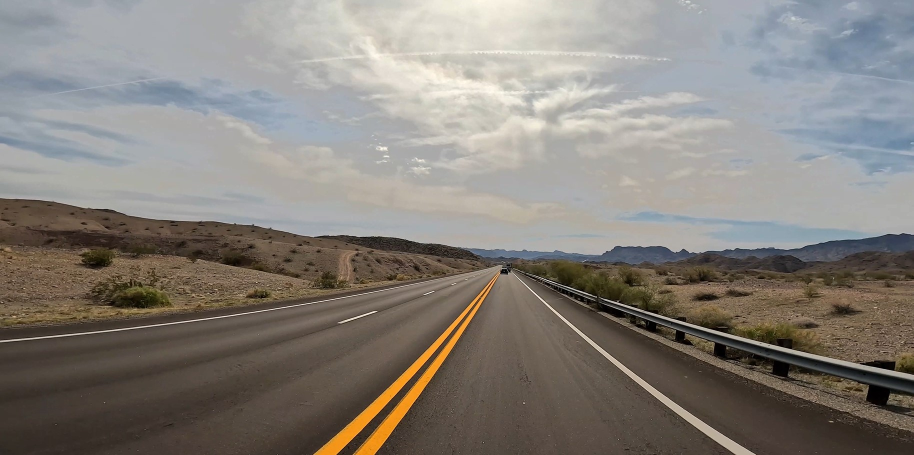
#> input picture lane-detecting/image2.jpg, 1827 x 910 px (shown at 1/2 size)
$ python CordinateCheck.py
#> lines starting #> are read from the running program, lines starting #| are printed output that depends on the picture; after the words box and inside, x2 and y2 are one past the last pixel; in counts of white or black regions, pixels touching at a corner belong together
import cv2
import matplotlib.pyplot as plt
import numpy as np

def canny(image):
    # Convert the image to grayscale
    gray = cv2.cvtColor(image, cv2.COLOR_RGB2GRAY)
    blur = cv2.GaussianBlur(gray, (5, 5), 0)

    # Apply Canny edge detection
    canny = cv2.Canny(blur, 50, 150)
    return canny

# Load the image
width=1279
height=704
image_path = "image2.jpg"
image = cv2.imread(image_path)
#> image is the input picture: shape (910, 1827, 3); mean B, G, R 122.3, 128.5, 133.7
img=cv2.resize(image,(width,height))
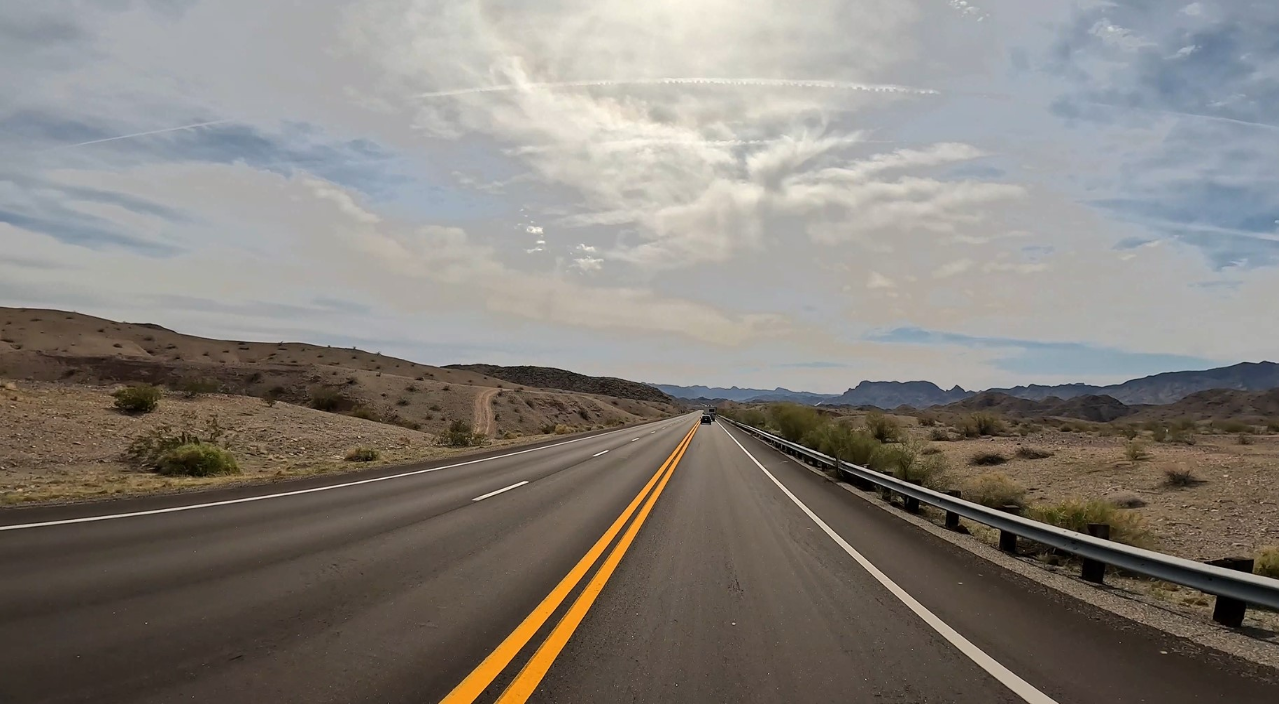
#> img: shape (704, 1279, 3); mean B, G, R 122.2, 128.4, 133.6

lane_image = np.copy(img)

# Apply Canny edge detection
canny_edges = canny(lane_image)
#> in canny, `gray = cv2.cvtColor(image, cv2.COLOR_RGB2GRAY)`:
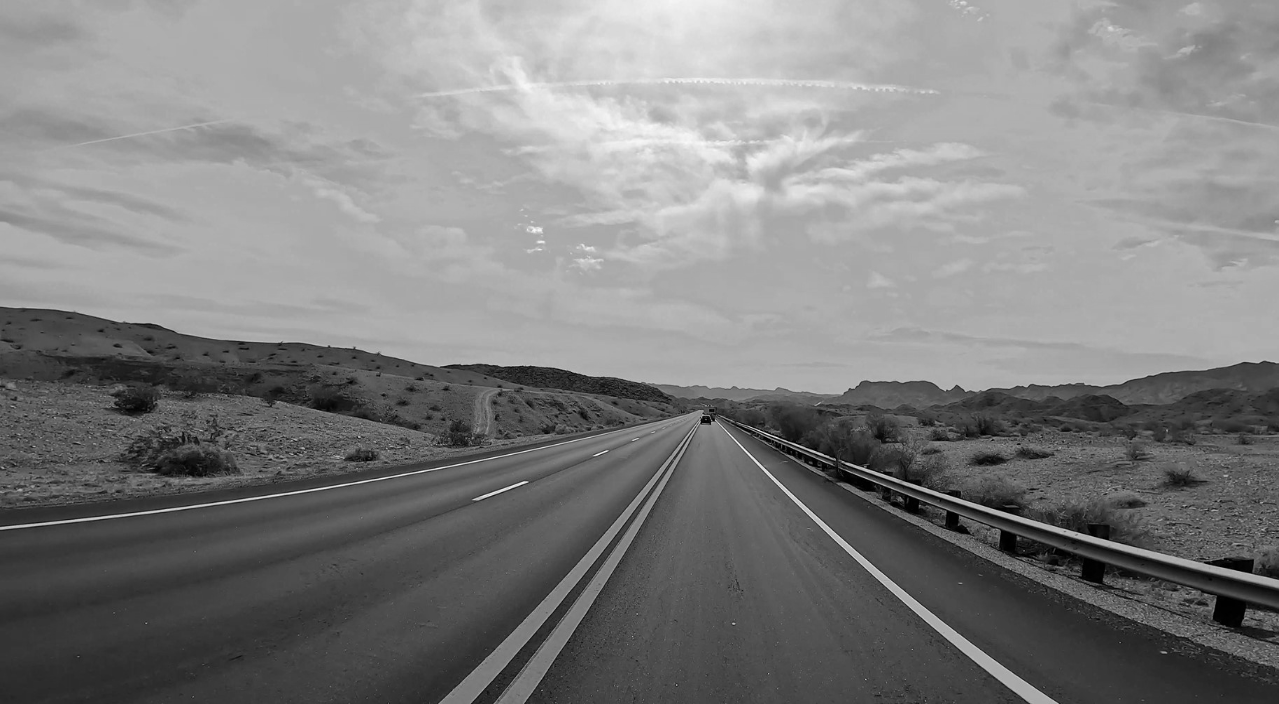
#> gray: shape (704, 1279); min 0, max 250, mean 127.1
#> in canny, `canny = cv2.Canny(blur, 50, 150)`:
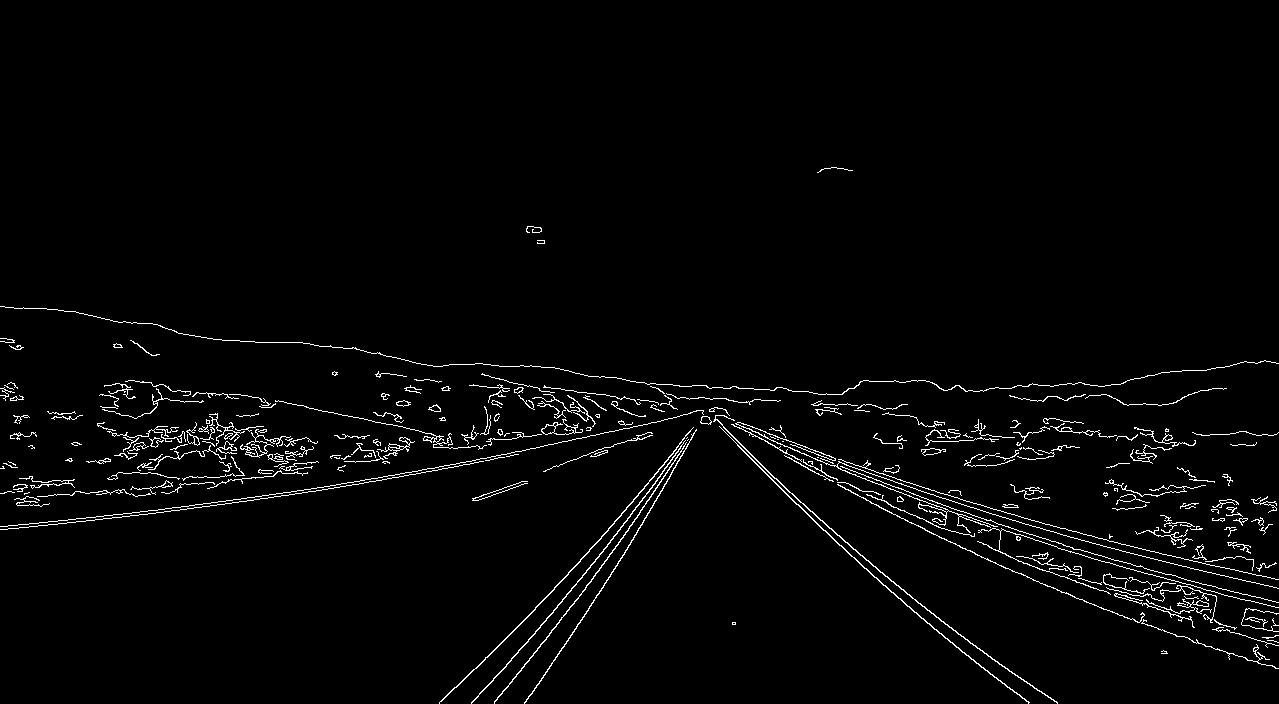
#> canny: shape (704, 1279); 2.3% white in thin lines or dots, all inside (x1, y1, x2, y2) = (0, 167, 1279, 704)

# Display the result
#cordinates of the lane [(300,700),(1130,700),(700,362)]
plt.imshow(canny_edges)
plt.title("Canny Edge Detection")
plt.show()

$ run again, with lane-detecting/image1.jpg copied over lane-detecting/image2.jpg
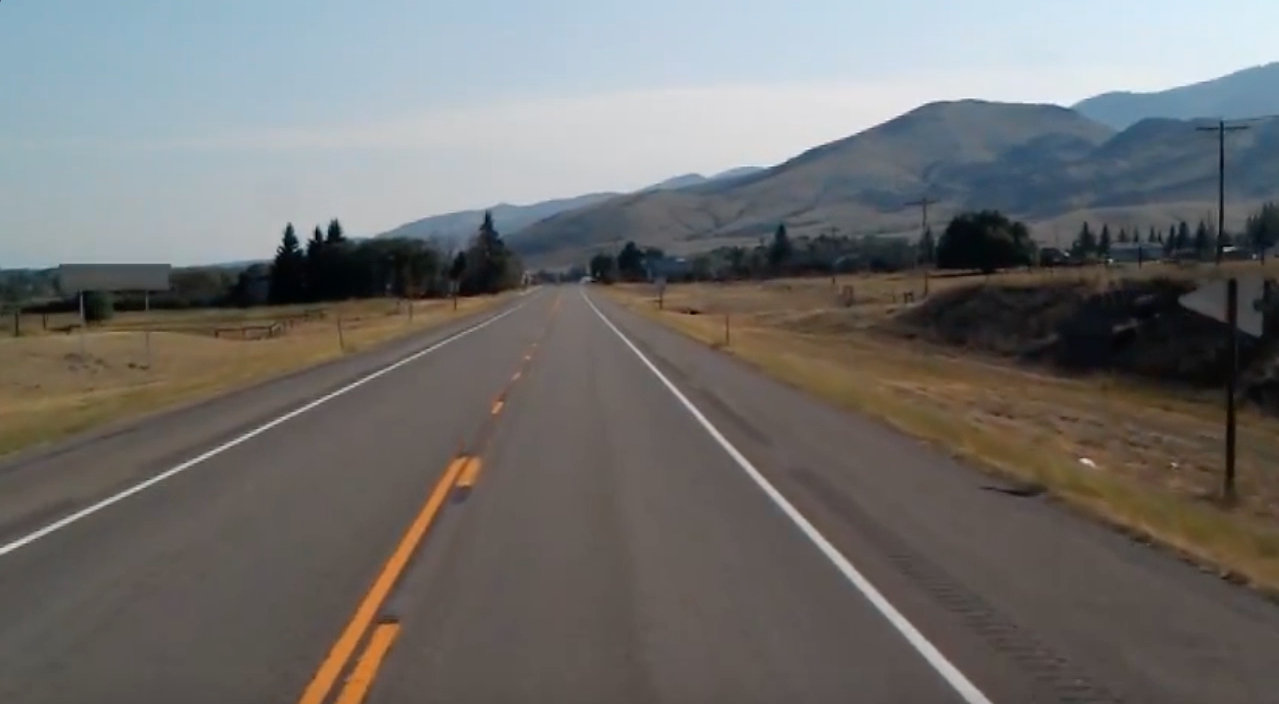
#> input picture lane-detecting/image1.jpg, 1279 x 704 px
#> image is the input picture: shape (704, 1279, 3); mean B, G, R 109.7, 111.3, 112.3
#> in canny, `gray = cv2.cvtColor(image, cv2.COLOR_RGB2GRAY)`:
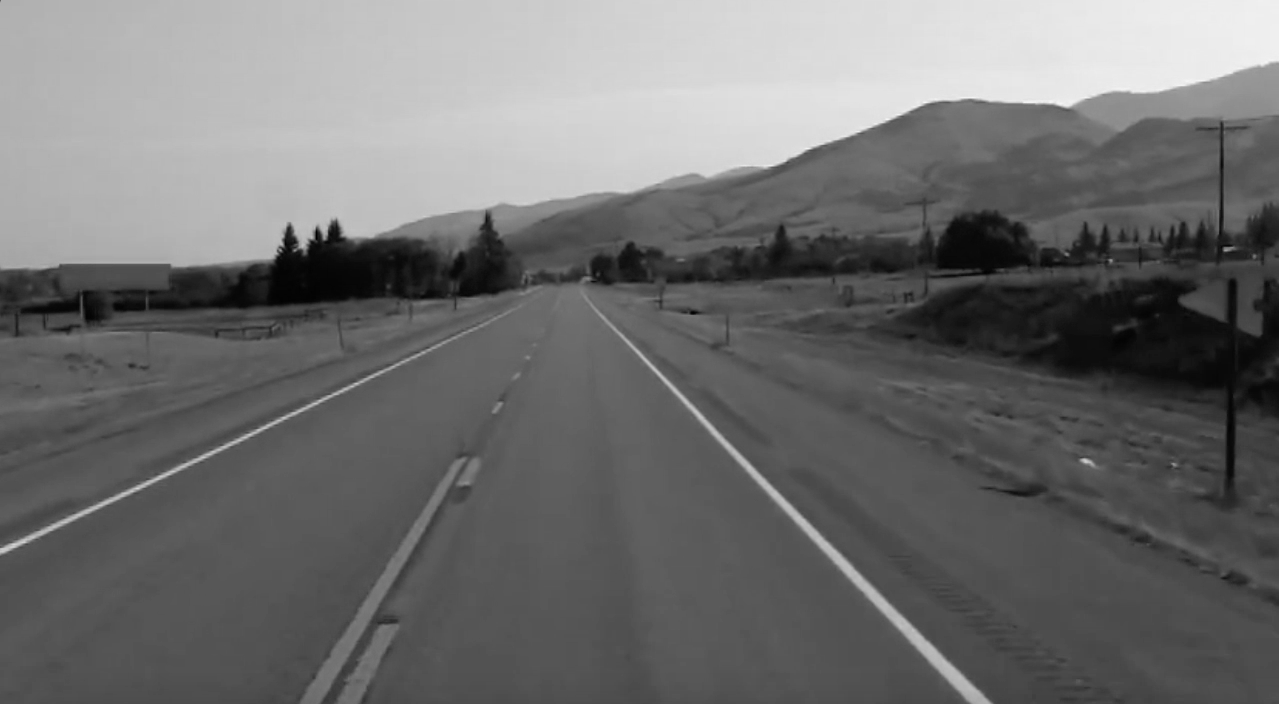
#> gray: shape (704, 1279); min 0, max 246, mean 110.9
#> in canny, `canny = cv2.Canny(blur, 50, 150)`:
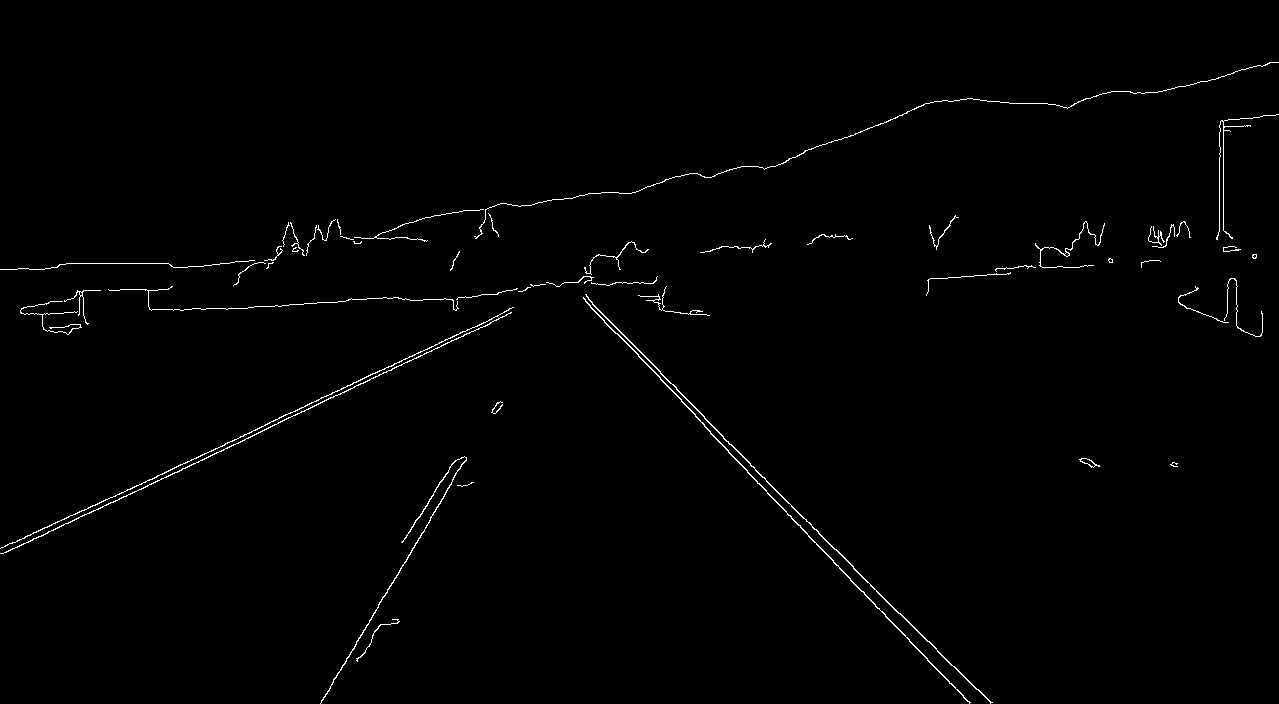
#> canny: shape (704, 1279); 0.91% white in thin lines or dots
